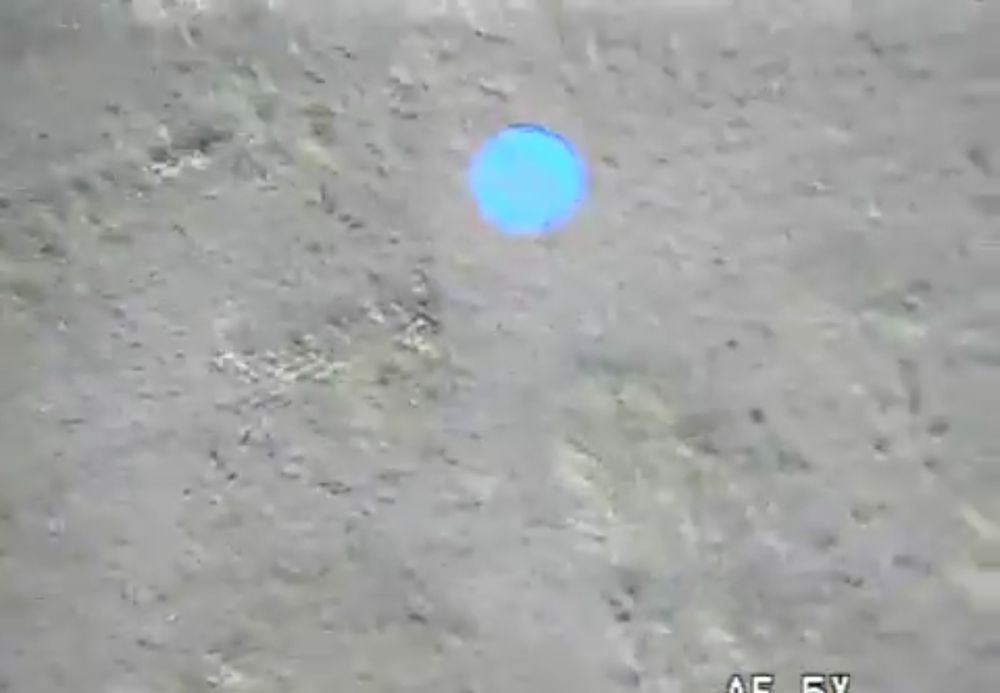
%> input picture practicingCVAbbas/test_images/test.png, 1000 x 693 px, shrunk from 2400 x 1663 before the run
$ octave weinerFilter.m   (GNU Octave 9; MATLAB toolbox functions it lacks are replaced by stand-ins)
%> lines starting %> are read from the running program, lines starting %| are printed output that depends on the picture
img = imread('test_images\test.png');
%> img is the input picture: size 693x1000x3 uint8; mean R, G, B 161.4, 163.7, 162.7
%class(img) %shows type of img

figure;imshow(img);

 LEN = 5;
 THETA = 10;
 PSF = fspecial('motion', LEN, THETA);
%
%uniform_var = (1/256)^2 / 12;
%signal_var = var(im2double(img(:)));
%
%filtered = deconvwnr(img, PSF, uniform_var/signal_var);
% figure;imshow(img);
%figure;imshow(filtered);

%j = adapthisteq(rgb2gray(img));
%figure;imshow(j);

k = imadjust(img,[0.5 0.6],[]);
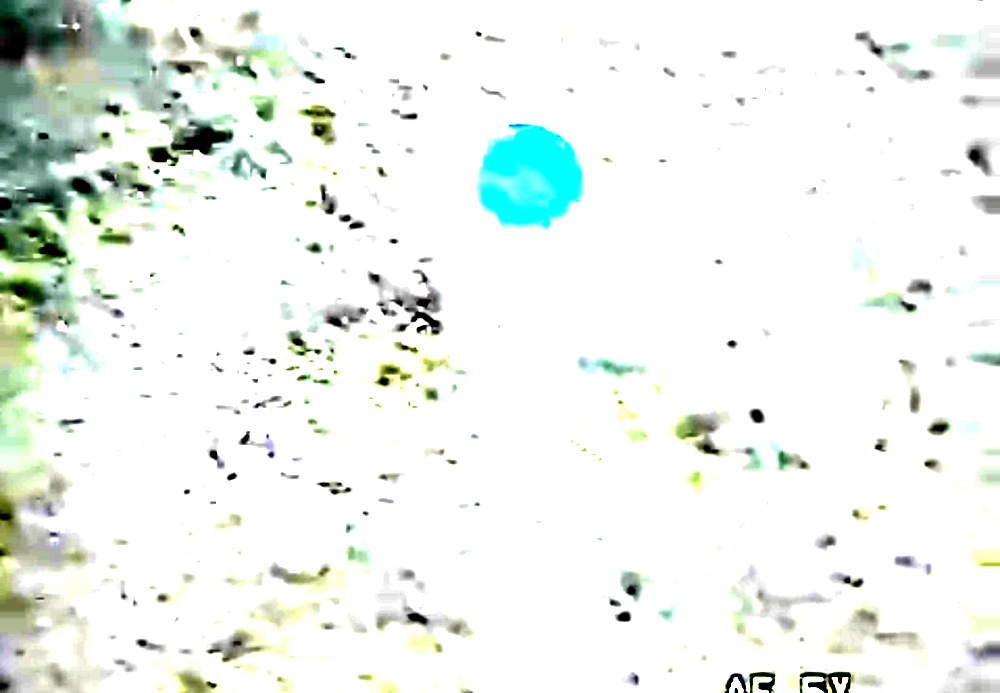
%> k: size 693x1000x3 uint8; mean R, G, B 236.6, 242.4, 237.6
figure;imshow(k);

hue = rgb2hsv(k);
%> hue: size 693x1000x3 double; mean H, S, V 0.0596, 0.0473, 0.951
hue = hue(:,:,2);
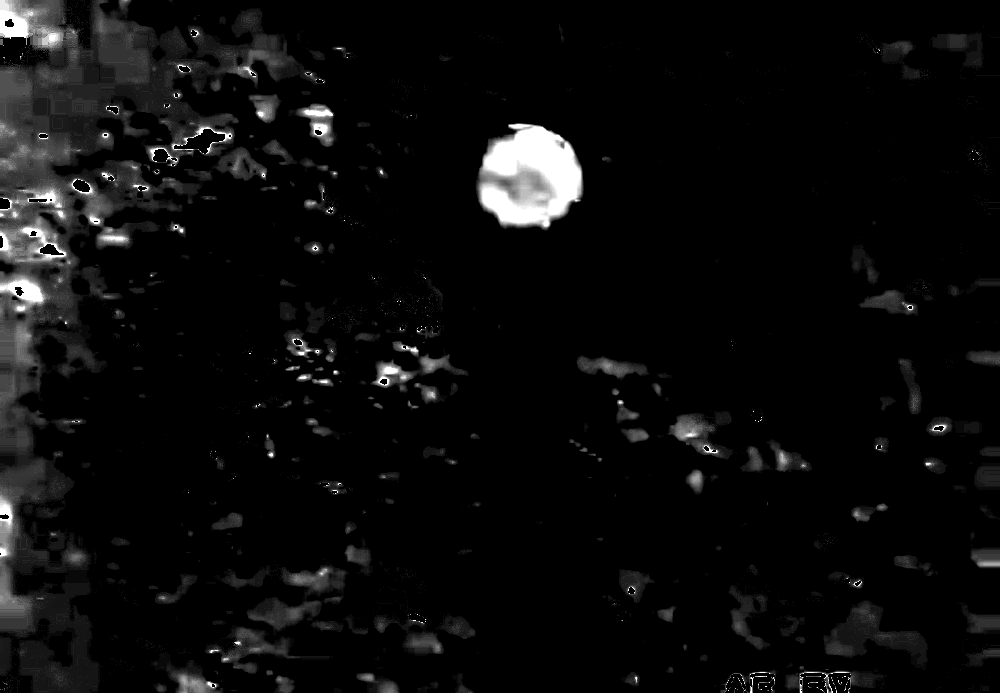
%> hue: size 693x1000 double; min 0, max 1, mean 0.0473
%figure; imshow(hue);

$ run again, with practicingCVAbbas/test_images/2014-10-26-2.jpg saved as practicingCVAbbas/test_images/test.png
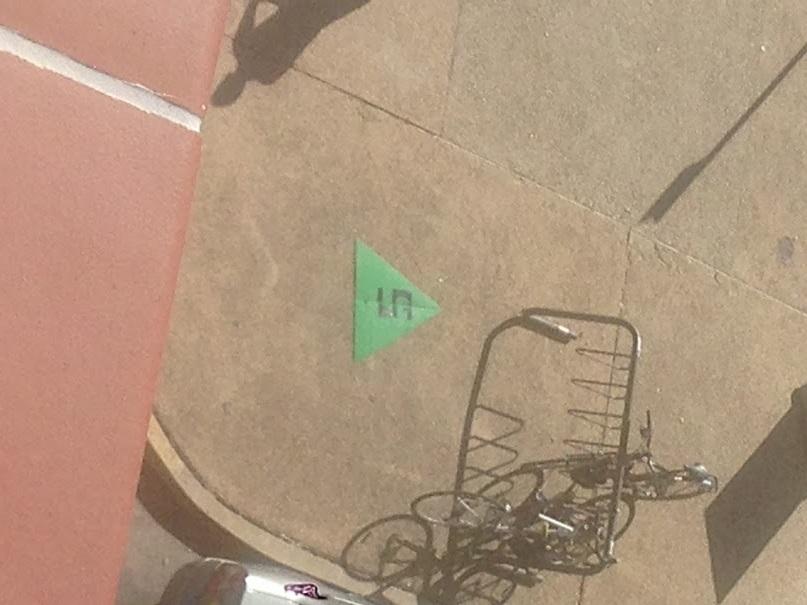
%> input picture practicingCVAbbas/test_images/2014-10-26-2.jpg, 807 x 605 px
%> img is the input picture: size 605x807x3 uint8; mean R, G, B 175.1, 148.9, 125.3
%> `k = imadjust(img,[0.5 0.6],[]);`:
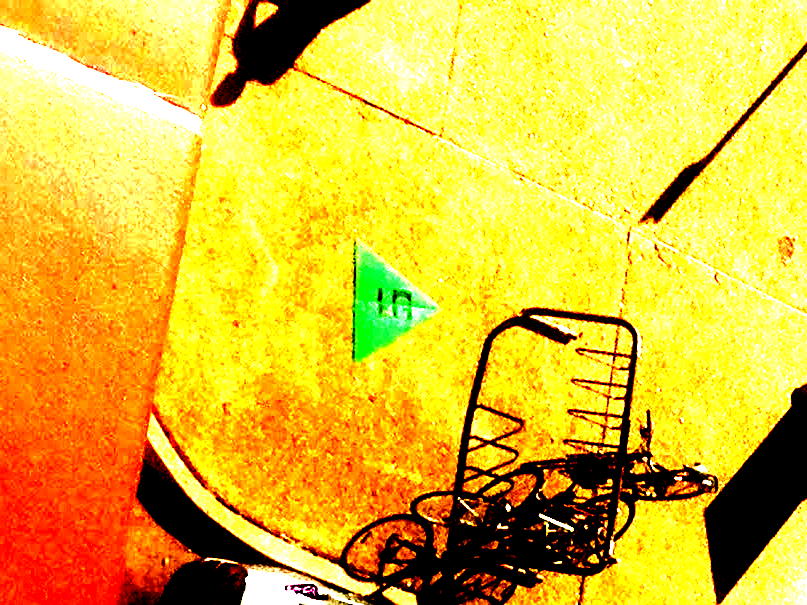
%> k: size 605x807x3 uint8; mean R, G, B 223.2, 189.3, 49.7
%> `hue = hue(:,:,2);`:
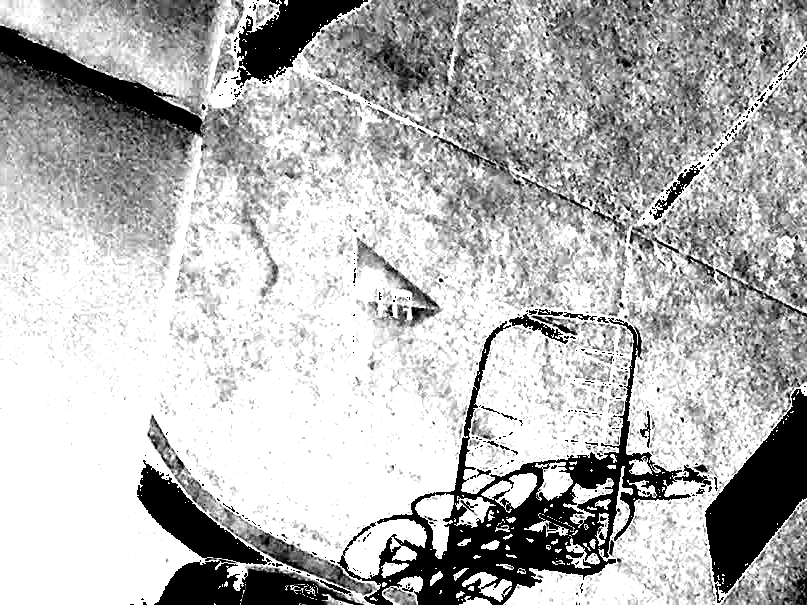
%> hue: size 605x807 double; min 0, max 1, mean 0.712

$ run again, with practicingCVAbbas/test_images/2014-10-26.jpg saved as practicingCVAbbas/test_images/test.png
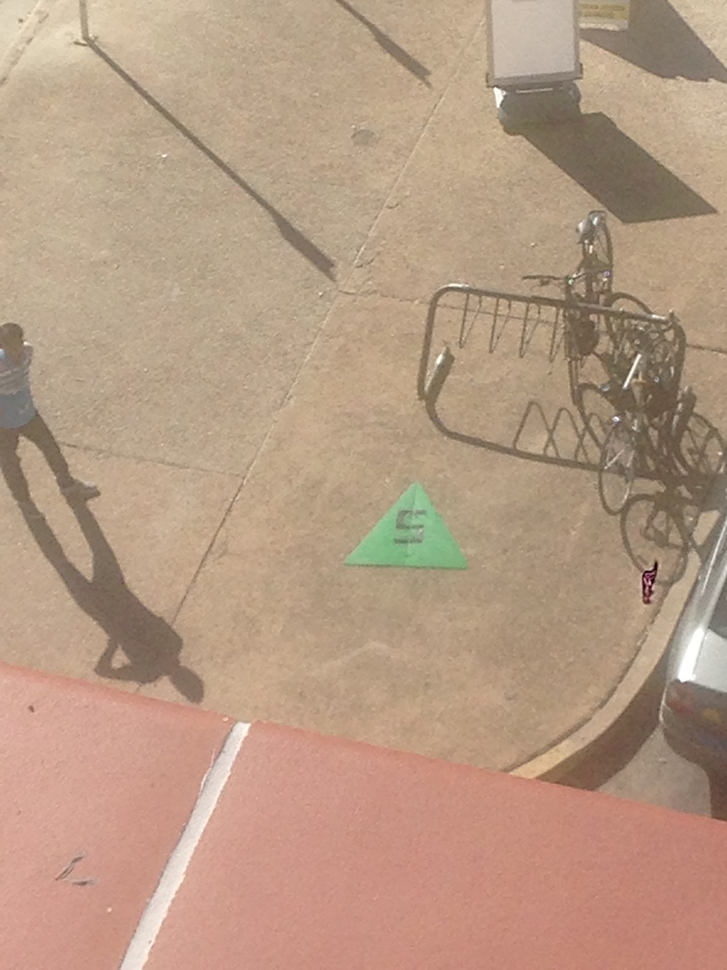
%> input picture practicingCVAbbas/test_images/2014-10-26.jpg, 727 x 970 px, shrunk from 864 x 1152 before the run
%> img is the input picture: size 970x727x3 uint8; mean R, G, B 182.6, 154.2, 131.9
%> `k = imadjust(img,[0.5 0.6],[]);`:
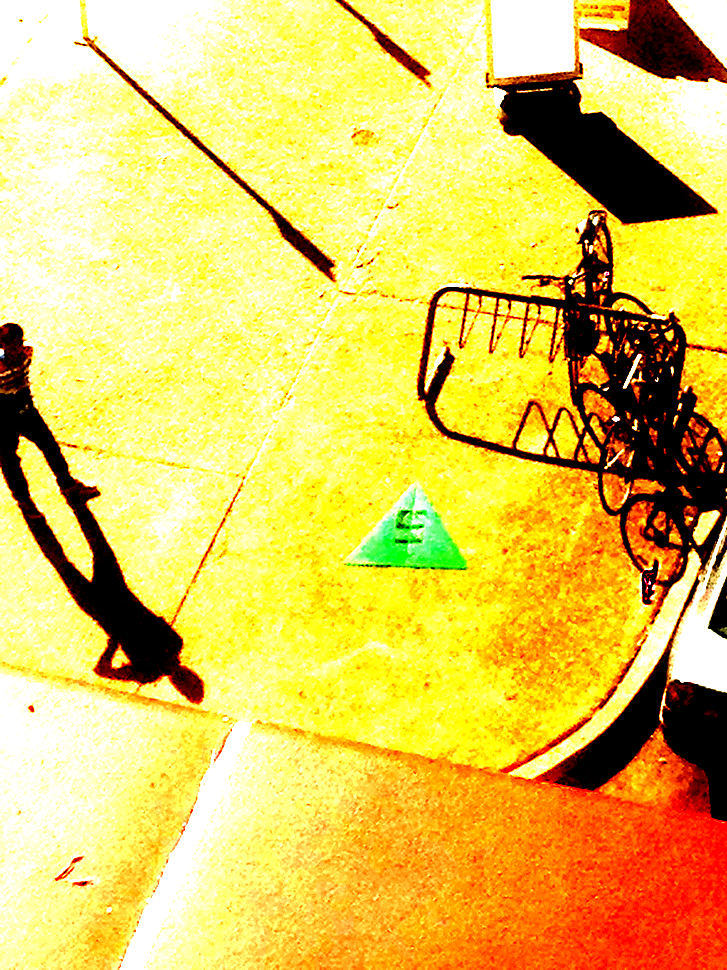
%> k: size 970x727x3 uint8; mean R, G, B 226.6, 200.2, 90.1
%> `hue = hue(:,:,2);`:
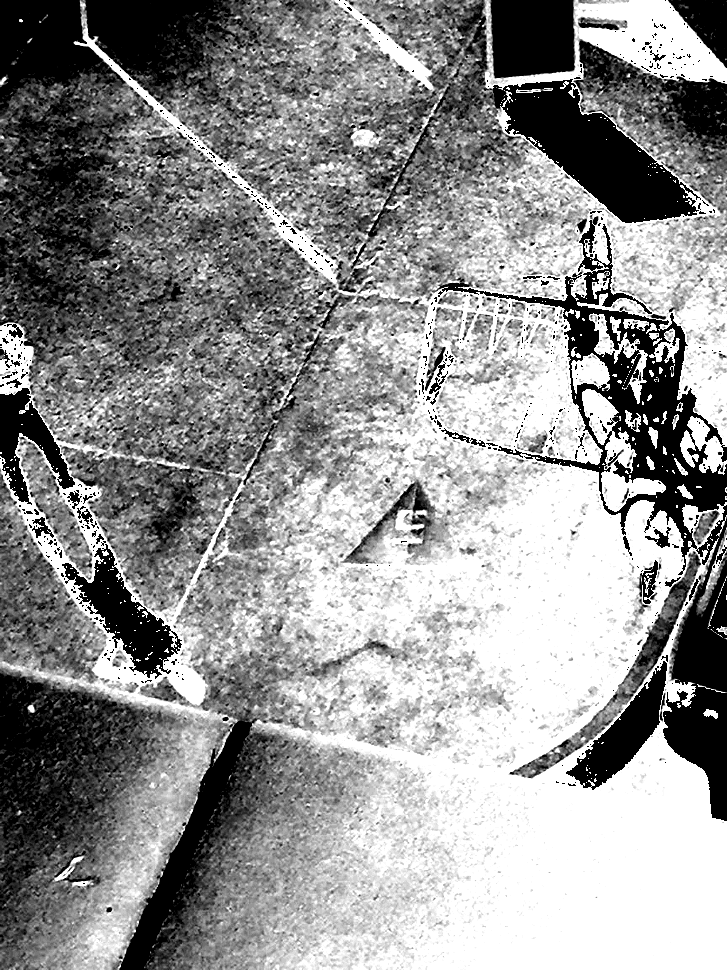
%> hue: size 970x727 double; min 0, max 1, mean 0.572
